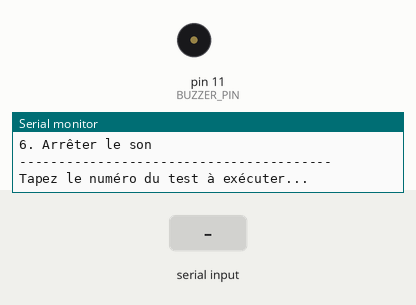
This sketch was run on a simulated Arduino Uno, built with avr-gcc and run on an emulated ATmega328P. Parts: buzzer (waves = sounding), the last lines printed to the serial monitor. The test bench sets the inputs (shaded band).

Above: at 4.6 s.
4.7 s: "2" received over Serial
At 5.0 s:
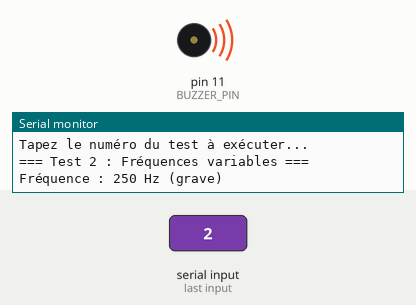
Timing chart, 0 to 12.0 s (numbered marks = the images above; inputs shaded):
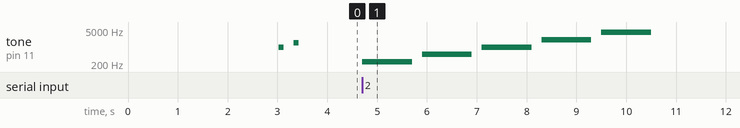

Measured:
- after the input at 4.7 s, tone on pin 11 (BUZZER_PIN): plays 250 Hz for 1.0 s, 500 Hz for 1.0 s, 1000 Hz for 1.0 s, 2000 Hz for 1.0 s, 4000 Hz for 1.0 s, starting at once

The sketch:

test_buzzer.ino
```cpp
/**
 * @file test_buzzer.ino
 * @brief Programme de test pour le buzzer piézoélectrique
 * @author Frédéric BAILLON
 * @version 1.0.0
 * @date 2024-11-21
 *
 * @details
 * Ce programme teste les fonctionnalités du buzzer :
 * - Validation de la connexion matérielle
 * - Test de différentes fréquences
 * - Test des patterns sonores (bip, double-bip, alarme)
 * - Test de la gamme musicale
 *
 * Matériel requis :
 * - ESP32
 * - Buzzer piézoélectrique connecté sur GPIO
 *
 * Configuration :
 * - Définir BUZZER_PIN selon votre câblage
 */

#include "Buzzer.h"

// ============================================
// CONFIGURATION
// ============================================
#define SERIAL_BAUD 115200   ///< Vitesse de communication série

// ============================================
// VARIABLES GLOBALES
// ============================================
Buzzer buzzer(BUZZER_PIN);

// ============================================
// SETUP
// ============================================
void setup() {
    // Initialisation de la communication série
    Serial.begin(SERIAL_BAUD);
    delay(3000);

    Serial.println();
    Serial.println(F("╔════════════════════════════════════════╗"));
    Serial.println(F("║   TEST BUZZER - VOBC                   ║"));
    Serial.println(F("╚════════════════════════════════════════╝"));
    Serial.println();

    // Configuration du buzzer
    Serial.print(F("Broche buzzer : GPIO "));
    Serial.println(BUZZER_PIN);

    // Initialisation du buzzer
    Serial.print(F("Initialisation du buzzer... "));
    if (buzzer.begin()) {
        Serial.println(F("✓ OK"));
    } else {
        Serial.println(F("✗ ÉCHEC"));
        Serial.println(F("Vérifiez le câblage !"));
        while (1) delay(1000);
    }

    // Signal sonore de démarrage
    Serial.println(F("\nSignal de démarrage..."));
    buzzer.beep(1000);
    delay(200);
    buzzer.beep(1500);

    // Affichage du menu
    printMenu();
}

// ============================================
// LOOP
// ============================================
void loop() {
    // Attente d'une commande utilisateur
    if (Serial.available()) {
        handleCommand(Serial.read());

        while (Serial.available())  Serial.read();  // Vider le buffer série

        // Réaffichage du menu
        delay(500);
        printMenu();
    }
}

// ============================================
// GESTION COMMANDES
// ============================================
/**
 * @brief Traite les commandes série
 */
void handleCommand(char cmd) {
    Serial.println();

    switch (cmd) {
        case '1':
            testBasique();
            break;
        case '2':
            testFrequences();
            break;
        case '3':
            testBip();
            break;
        case '4':
            testDoubleBip();
            break;
        case '5':
            testAlarme();
            break;
        case '6':
            arreterSon();
            break;
        default:
            Serial.println(F("Commande inconnue"));
            break;
    }
}

// ============================================
// FONCTIONS AFFICHAGE
// ============================================
/**
 * @brief Affiche le menu des tests
 */
void printMenu() {
    Serial.println();
    Serial.println(F("╔════════════════════════════════════════╗"));
    Serial.println(F("║            COMMANDES                   ║"));
    Serial.println(F("╚════════════════════════════════════════╝"));
    Serial.println();
    Serial.println(F("1. Test de base (1000 Hz)"));
    Serial.println(F("2. Test fréquences variables"));
    Serial.println(F("3. Test bip simple"));
    Serial.println(F("4. Test double-bip"));
    Serial.println(F("5. Test alarme"));
    Serial.println(F("6. Arrêter le son"));
    Serial.println(F("----------------------------------------"));
    Serial.println(F("Tapez le numéro du test à exécuter..."));
    Serial.println();
}

// ============================================
// FONCTIONS DE TEST
// ============================================
/**
 * @brief Test de base avec un son à 1000 Hz
 */
void testBasique() {
    Serial.println();
    Serial.println(F("=== Test 1 : Son basique 1000 Hz ==="));
    Serial.println(F("Émission d'un son à 1000 Hz pendant 2 secondes..."));

    buzzer.tone(1000, 2000);
    delay(2000);
    buzzer.stop();

    Serial.println(F("✓ Test terminé"));
}

/**
 * @brief Test avec différentes fréquences
 */
void testFrequences() {
    Serial.println();
    Serial.println(F("=== Test 2 : Fréquences variables ==="));

    uint16_t frequencies[] = {250, 500, 1000, 2000, 4000};
    const char* labels[] = {"250 Hz (grave)", "500 Hz", "1000 Hz", "2000 Hz", "4000 Hz (aigu)"};

    for (int i = 0; i < 5; i++) {
        Serial.print(F("Fréquence : "));
        Serial.println(labels[i]);

        buzzer.tone(frequencies[i], 800);
        delay(1000);
        buzzer.stop();
        delay(200);
    }

    Serial.println(F("✓ Test terminé"));
}

/**
 * @brief Test du bip simple
 */
void testBip() {
    Serial.println();
    Serial.println(F("=== Test 3 : Bip simple ==="));
    Serial.println(F("Émission d'un bip court..."));

    buzzer.beep();
    delay(500);

    Serial.println(F("✓ Test terminé"));
}

/**
 * @brief Test du double-bip
 */
void testDoubleBip() {
    Serial.println();
    Serial.println(F("=== Test 4 : Double-bip ==="));
    Serial.println(F("Émission d'un double-bip..."));

    buzzer.doubleBeep();
    delay(500);

    Serial.println(F("✓ Test terminé"));
}

/**
 * @brief Test de l'alarme
 */
void testAlarme() {
    Serial.println();
    Serial.println(F("=== Test 5 : Alarme ==="));
    Serial.println(F("Émission d'une alarme pendant 3 secondes..."));

    buzzer.alarm(3000);

    Serial.println(F("✓ Test terminé"));
}


// ============================================
// FONCTIONS UTILITAIRES
// ============================================
/**
 * @brief Arrêter tout son
 */
void arreterSon() {
    Serial.println();
    Serial.println(F("=== Arrêt du son ==="));
    buzzer.stop();
    Serial.println(F("✓ Son arrêté"));
}
```

Buzzer.h
```cpp
/**
 * @file Buzzer.h
 * @brief Classe pour la gestion d'un buzzer piézoélectrique
 * @author Frédéric BAILLON
 * @version 1.0.0
 * @date 2024-11-21
 *
 * @details
 * Cette classe gère un buzzer piézoélectrique actif ou passif via PWM.
 * Elle permet de générer des sons de différentes fréquences et durées.
 */

#ifndef BUZZER_H
#define BUZZER_H

#include <Arduino.h>

// ============================================
// CONFIGURATION MATÉRIELLE
// ============================================
#define BUZZER_PIN 11        ///< Broche GPIO du buzzer (à adapter)

// ============================================
// TYPES ET STRUCTURES
// ============================================
// Définition des notes musicales (fréquences en Hz)
#define NOTE_C4  262
#define NOTE_D4  294
#define NOTE_E4  330
#define NOTE_F4  349
#define NOTE_G4  392
#define NOTE_A4  440
#define NOTE_B4  494
#define NOTE_C5  523

// ============================================
// DEFINITION CLASSE Buzzer
// ============================================
/**
 * @class Buzzer
 * @brief Gestion d'un buzzer piézoélectrique
 *
 * Cette classe encapsule les fonctionnalités d'un buzzer :
 * - Génération de tonalités à fréquences variables
 * - Gestion de la durée des sons
 * - Patterns sonores prédéfinis (bip, double-bip, alarme)
 */
class Buzzer {
private:
    uint8_t pin;           ///< Broche GPIO du buzzer
    bool initialized;      ///< État d'initialisation
    uint32_t startTime;    ///< Temps de début du son
    uint32_t duration;     ///< Durée du son en cours

public:
    /**
     * @brief Constructeur de la classe Buzzer
     * @param pin Numéro de la broche GPIO connectée au buzzer
     */
    Buzzer(uint8_t pin) :
        pin(pin),
        initialized(false),
        startTime(0),
        duration(0)
    {}

    // INITIALISATION
    // ------------------------------------------
    /**
     * @brief Initialise le buzzer
     * @return true si l'initialisation réussit, false sinon
     */
    bool begin() {
        pinMode(pin, OUTPUT);
        digitalWrite(pin, LOW);
        initialized = true;

        return true;
    }

    /**
     * @brief Émet un son à une fréquence donnée
     * @param frequency Fréquence en Hz (20 à 20000 Hz typiquement)
     * @param duration Durée en millisecondes (0 = son continu)
     */
    void tone(uint16_t frequency, uint32_t duration = 0) {
        if (!initialized) return;

        ::tone(pin, frequency);

        if (duration > 0) {
            startTime = millis();
            duration = duration;
        } else {
            duration = 0;
        }
    }


    /**
     * @brief Arrête le son en cours
     */
    void stop() {
        if (!initialized) return;

        ::noTone(pin);
        duration = 0;
    }

    /**
     * @brief Émet un bip court
     * @param frequency Fréquence du bip en Hz (défaut: 1000 Hz)
     */
    void beep(uint16_t frequency = 1000) {
        tone(frequency, 100);
        delay(100);
        stop();
    }

    /**
     * @brief Émet un double-bip
     * @param frequency Fréquence des bips en Hz (défaut: 1000 Hz)
     */
    void doubleBeep(uint16_t frequency = 1000) {
        tone(frequency, 100);
        delay(100);
        stop();
        delay(100);
        tone(frequency, 100);
        delay(100);
        stop();
    }

    /**
     * @brief Émet une séquence d'alarme
     * @param duration Durée totale de l'alarme en ms (défaut: 1000 ms)
     */
    void alarm(uint32_t duration = 1000) {
        uint32_t startTime = millis();

        while (millis() - startTime < duration) {
            tone(800, 100);
            delay(100);
            stop();
            tone(1200, 100);
            delay(100);
            stop();
        }
    }

    /**
     * @brief Vérifie si un son est en cours d'émission
     * @return true si un son est actif, false sinon
     */
    bool isPlaying() const {
        if (duration == 0) return false;

        return (millis() - startTime) < duration;
    }

};

#endif // BUZZER_H
```
